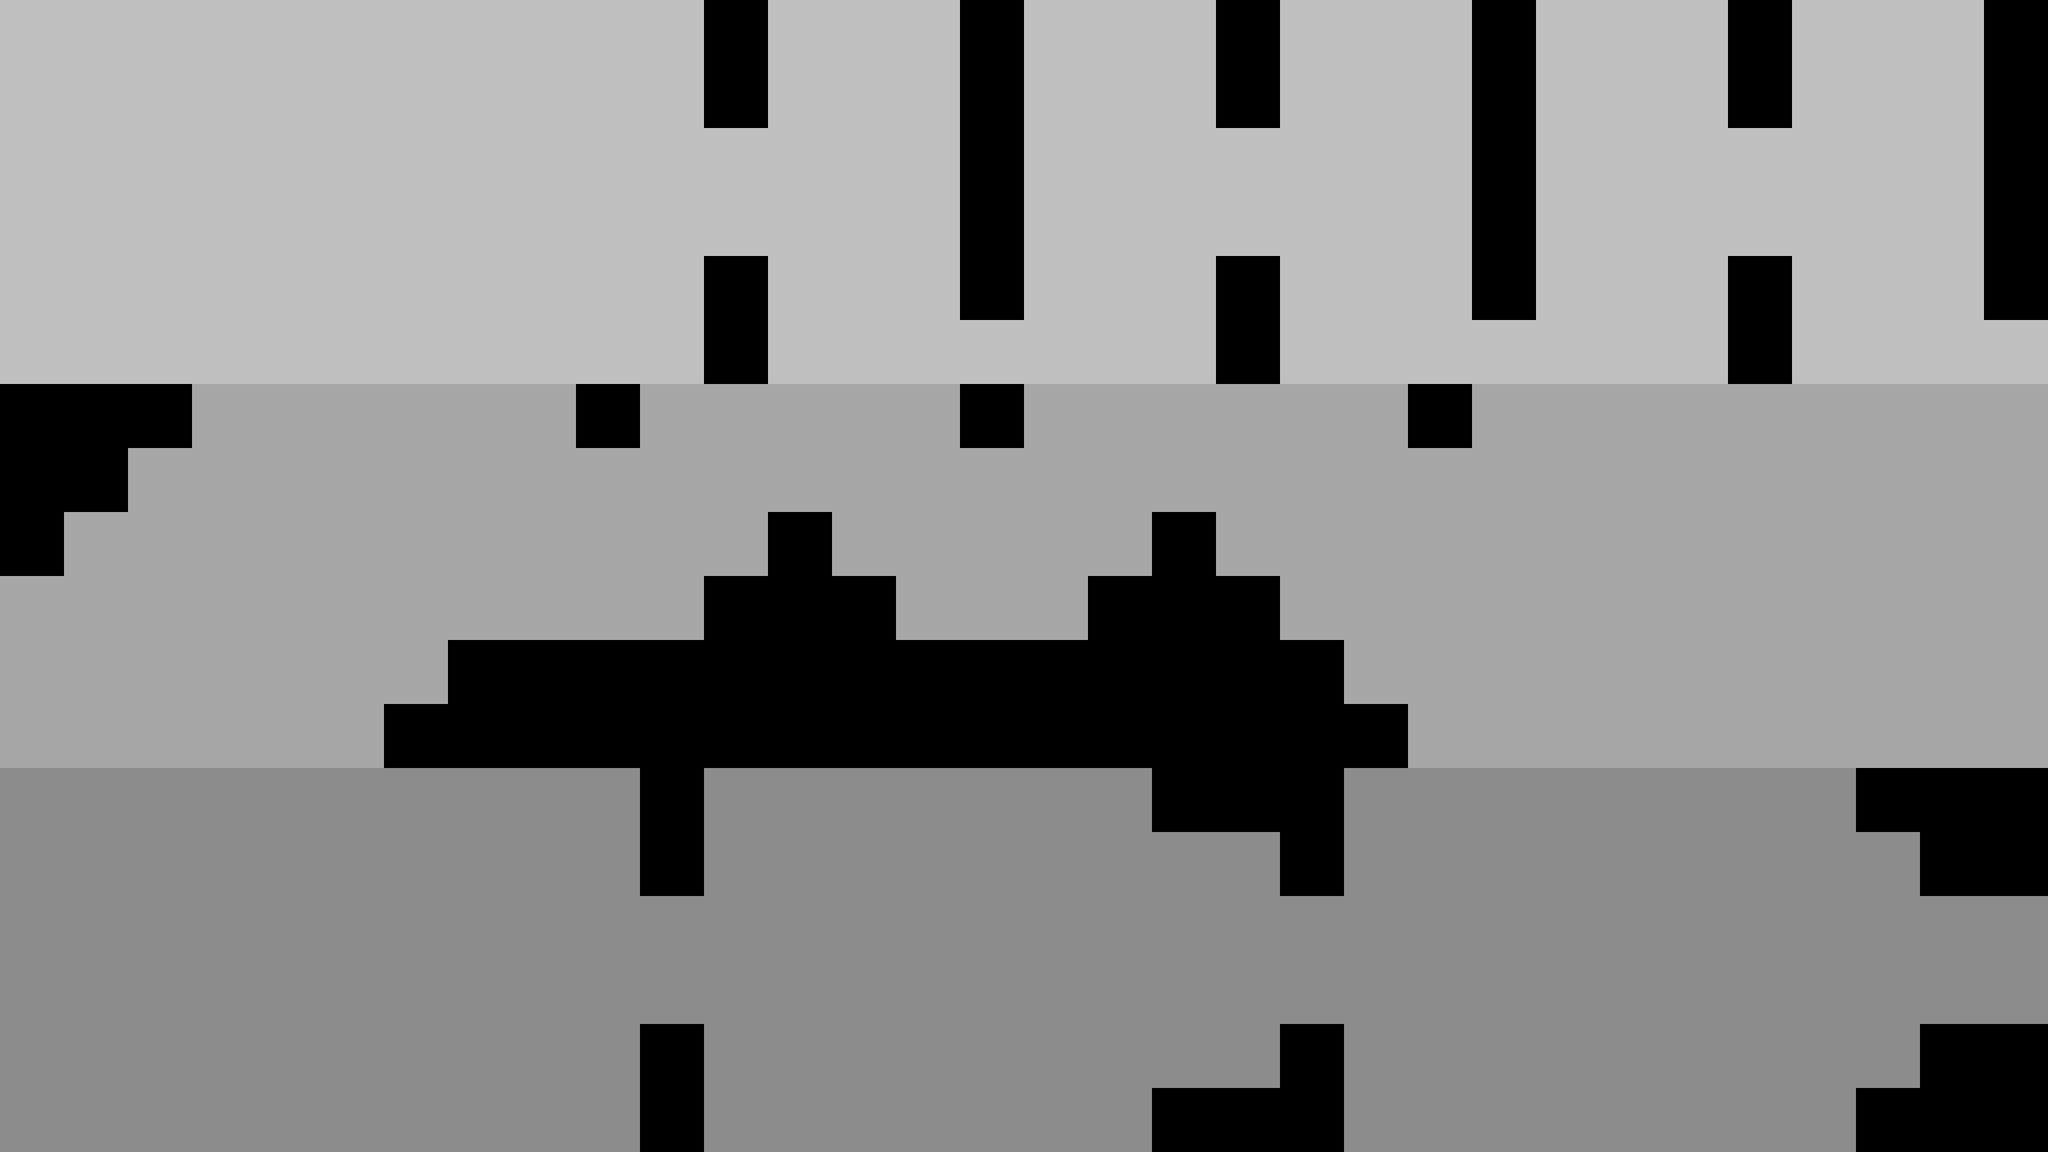

This is a level from a 2D game, rendered from its Tiled map with the project's own tilesets. A one-line summary and the map file follow, with tile-layer data summarised:
An orthogonal 32x18 tile map with 80x80 px tiles, 2 tile layers (bg, blocks).

<map version="1.0" orientation="orthogonal" renderorder="right-down" width="32" height="18" tilewidth="80" tileheight="80">
 <tileset firstgid="1" name="blocks" tilewidth="80" tileheight="80">
  <image source="blocks.png" width="320" height="80" />
 </tileset>
 <layer name="bg" width="32" height="18" opacity="0.75">
  <data>[576 cells, 576 non-empty, 3 distinct tile ids]</data>
 </layer>
 <layer name="blocks" width="32" height="18">
  <data>[576 cells, 96 non-empty, 1 distinct tile ids]</data>
 </layer>
</map>
